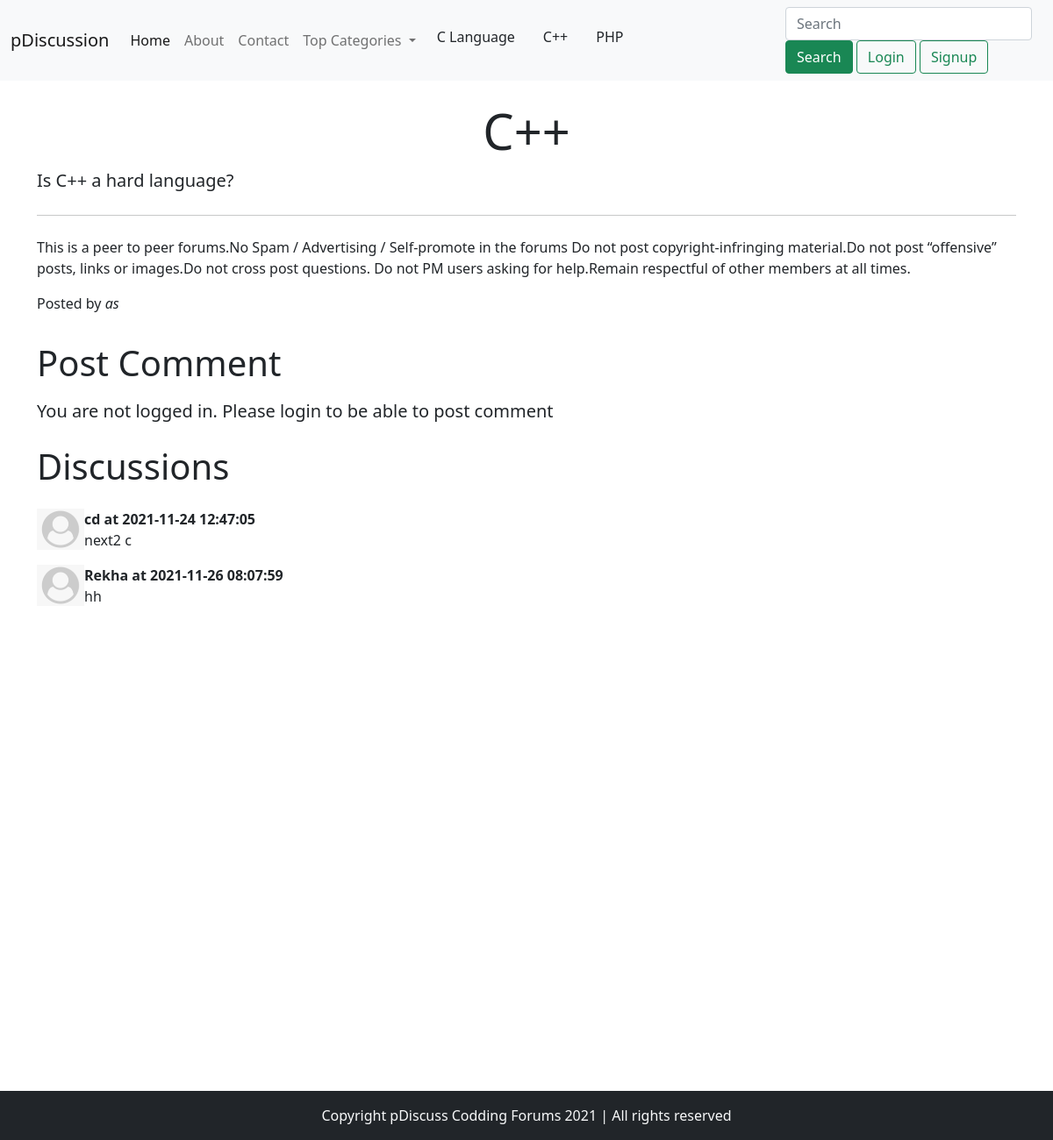
Screenshot of /thread.php?threadid=3 with the database file from the repository.
### tables this page shows
CREATE TABLE `categories` (
  `id` int(7) NOT NULL,
  `name` varchar(255) NOT NULL,
  `description` text NOT NULL,
  `dt` datetime NOT NULL DEFAULT current_timestamp()
);

CREATE TABLE `threads` (
  `thread_id` int(7) NOT NULL,
  `thread_title` varchar(255) NOT NULL,
  `thread_desc` text NOT NULL,
  `thread_cat_id` int(7) NOT NULL,
  `thread_user_id` int(7) NOT NULL,
  `timestamp` timestamp NOT NULL DEFAULT current_timestamp() ON UPDATE current_timestamp()
);

CREATE TABLE `users` (
  `id` int(7) NOT NULL,
  `username` varchar(30) NOT NULL,
  `password` text NOT NULL,
  `dt` datetime NOT NULL DEFAULT current_timestamp()
);

CREATE TABLE `comments` (
  `comment_id` int(8) NOT NULL,
  `comment_content` text NOT NULL,
  `thread_id` int(8) NOT NULL,
  `comment_by` int(8) NOT NULL,
  `comment_time` datetime NOT NULL DEFAULT current_timestamp()
);

### thread.php (the view, shortened to what this page needs)
<!doctype html>
<html lang="en">
<head>
    <link href="bootstrap5/css/bootstrap.min.css" rel="stylesheet">
</head>
<body>
<?php include 'partials/_header.php';?>
    <?php
        $id=$_GET['threadid'];
        $sql="SELECT * FROM `threads` WHERE thread_id=$id";
        $result=mysqli_query($conn,$sql);
        while($row=mysqli_fetch_assoc($result))
        {
            $title=$row['thread_title'];
            $desc=$row['thread_desc'];
            $thread_user_id=$row['thread_user_id'];
            $sql2="SELECT username FROM `users` WHERE id='$thread_user_id'";
            $result2=mysqli_query($conn,$sql2);
            $row2=mysqli_fetch_assoc($result2);
            $posted_by=$row2['username'];
        }
    ?>
    <div class="container my-4">
        <div class="jumbotron">
            <h1 class="display-4 text-center"> <?php echo $title;?> </h1>
            <p class="lead"><?php echo $desc;?></p>
            <hr class="my-4">
            <p>This is a peer to peer forums.No Spam / Advertising / Self-promote in the forums
                Do not post copyright-infringing material.Do not post “offensive” posts, links or images.Do not cross
                post questions. Do not PM users asking for help.Remain respectful of other members at all times.
            </p>
            <p>
                Posted by <em><?php echo $posted_by; ?></em>
            </p>
        </div>
    </div>
    <?php
    if(isset($_SESSION['loggedin']) && $_SESSION['loggedin']==true)
    {
        echo
        '<div class="container">
                <h1 class="py-2">Post a Comment</h1>
                <form action="'. $_SERVER["REQUEST_URI"] . '" method="post">
                    <div class="form-group">
                        <label for="exampleFormControlTextarea1">Type Your Comment</label>
                        <textarea class="form-control" id="comment" name="comment" rows="3"></textarea>
                        <input type="hidden" name="id" value="' . $_SESSION['id']  . '">
                    </div>
                    <button type="submit" class="btn btn-success">Post Comment</button>
               </form>
        </div>';
    }
    else
     {
        echo '<div class="container">
        <h1 class="py-2">Post Comment</h1>
        <p class="lead">You are not logged in. Please login to be able to post comment</p>
    </div>';
     }
   ?>
       <div class="container mb-5">
            <h1 class="py-2">Discussions</h1>
        <?php
                $id=$_GET['threadid'];
                $sql="SELECT * FROM `comments` WHERE thread_id=$id";
                $result=mysqli_query($conn,$sql);
                while($row=mysqli_fetch_assoc($result))
                {
                    $content=$row['comment_content'];
                    $comment_time = $row['comment_time'];
                    $thread_user_id=$row['comment_by'];
                    $sql2="SELECT username FROM `users` WHERE id='$thread_user_id'";
                    $result2=mysqli_query($conn,$sql2);
                    $row2=mysqli_fetch_assoc($result2);
                    echo '<div class="media my-3">
                            <img src="img/userdefault.png" width="54px" class="mr-3" alt="..." align="left">
                            <div class="media-body">
                                <div class="font-weight-bold my-0"><b>'. $row2['username'] . ' at '. $comment_time. '</b></div> '. $content . '
                            </div>
                        </div>';
                }
        ?>
    </div>
    <?php include 'partials/_footer.php';?>
</body>
</html>

### partials/_nav.php (shortened to what this page needs)
<?php
include '_dbconnect.php';
echo '
<nav class="navbar navbar-expand-lg navbar-light bg-light">
<div class="container-fluid">
    <a class="navbar-brand" href="/forum/index.php">pDiscussion</a>
    <button class="navbar-toggler" type="button" data-bs-toggle="collapse" data-bs-target="#navbarSupportedContent" aria-controls="navbarSupportedContent" aria-expanded="false" aria-label="Toggle navigation">
    <span class="navbar-toggler-icon"></span>
    </button>
    <div class="collapse navbar-collapse" id="navbarSupportedContent">
    <ul class="navbar-nav me-auto mb-2 mb-lg-0">
        <li class="nav-item">
        <a class="nav-link active" aria-current="page" href="/forum">Home</a>
        </li>
        <li class="nav-item">
        <a class="nav-link" href="about.php">About</a>
        </li>
        <li class="nav-item">
        <a  class="nav-link" href="contact.php">Contact</a>
        </li>
        <li class="nav-item dropdown">
        <a class="nav-link dropdown-toggle" href="#" id="navbarDropdown" role="button" data-toggle="dropdown" aria-haspopup="true" aria-expanded="false">
           Top Categories
        </a>
        <div class="dropdown-menu" aria-labelledby="navbarDropdown">';
          $sql="SELECT * FROM `categories` LIMIT 3";
            $result=mysqli_query($conn,$sql);
            while($row=mysqli_fetch_assoc($result))
            {
                $id=$row['id'];
                $cat=$row['name'];
            echo '<li><a class="dropdown-item"  href="threadlist.php?catid= ' . $id . '">' . $cat . '</a></li>';
            }
        echo'</div>
    </ul>
    <div class="row mx-2">';
    if(isset($_SESSION['loggedin']) && $_SESSION['loggedin']==true)
    {
        echo ' <form class="d-flex" method="get" action="search.php">
        <input class="form-control me-2" type="search" name="search" placeholder="Search" aria-label="Search">
        <button class="btn-outline-success custom-btn-class" type="submit">Search</button>
        <p class="text-light my-0 mx-2"><p class="text-dark"> welcome '.$_SESSION['username'].'</p>
        <a href="partials/_logout.php" class="btn btn-outline-success" type="submit">Logout</a>
        </form>';
    }
    else
    {
        echo'
        <div class="mx-2">
        <input class="form-control me-2" type="search" name="search" placeholder="Search" aria-label="Search">
        <button class="btn btn-success" type="submit">Search</button>
            <button class="btn btn-outline-success" data-bs-toggle="modal" data-bs-target="#loginModal">
                Login
            </button>
            <button class="btn btn-outline-success" data-bs-toggle="modal" data-bs-target="#signupModal">
                Signup
            </button></div>';
    }
    echo'
         </div>
         </div>
         </nav>';
?>

### rows the page displays
categories: name "C Language"
categories: name "C++"
categories: name "PHP"
threads: thread_title "C++", thread_desc "Is C++ a hard language?"
users: username "as"
comments: users.username "cd", comment_time "2021-11-24 12:47:05", comment_content "next2 c"
comments: users.username "Rekha", comment_time "2021-11-26 08:07:59", comment_content "hh"
